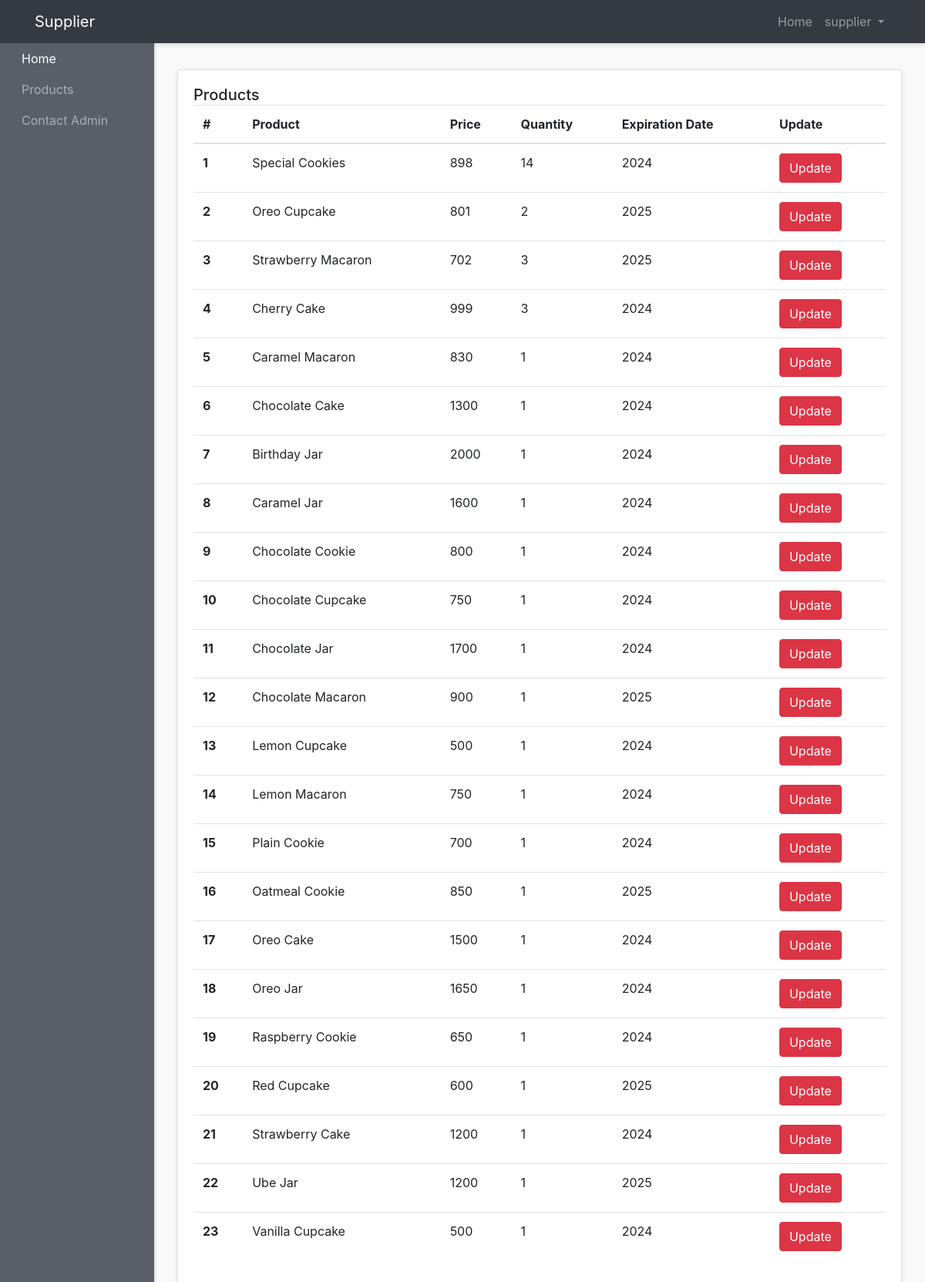
/supplier-panel/products-suppliers/show-products.php (signed in), run on the app's committed database.
### tables this page shows
CREATE TABLE `products` (
  `id` int(3) NOT NULL,
  `title` varchar(200) NOT NULL,
  `description` text NOT NULL,
  `price` varchar(10) NOT NULL,
  `quantity` int(3) NOT NULL DEFAULT 1,
  `image` varchar(200) NOT NULL,
  `exp_date` varchar(200) NOT NULL,
  `category_id` int(3) NOT NULL,
  `status` int(1) NOT NULL DEFAULT 1,
  `created_at` timestamp NOT NULL DEFAULT current_timestamp()
);

### supplier-panel/products-suppliers/show-products.php (the view, shortened to what this page needs)
<?php require("../layouts/header.php")?>
<?php require("../../config/config.php")?>
<?php
$products=$conn-> query("SELECT* FROM products");
$products->execute();
$allProducts=$products->fetchAll(PDO::FETCH_OBJ);
?>
          <div class="row">
        <div class="col">
          <div class="card">
            <div class="card-body">
              <h5 class="card-title mb-4 d-inline">Products</h5>
              <table class="table">
                <thead>
                  <tr>
                    <th scope="col">#</th>
                    <th scope="col">Product</th>
                    <th scope="col">Price</th>
                    <th scope="col">Quantity</th>
                    <th scope="col">Expiration Date</th>
                    <th scope="col">Update</th>
                  </tr>
                </thead>
                <tbody>
            <?php
                 $counter = 1;
                 foreach ($allProducts as $product):?>
  <tr>
    <th scope="row"><?php echo $counter++;?> </th>
    <td><?php echo $product->title;?> </td>
    <td><?php echo $product->price;?> </td>
    <td><?php echo $product->quantity;?> </td>
    <td><?php echo $product->exp_date;?> </td>
    <td>
      <a href="<?php echo SUPPLIERURL ;?>/products-suppliers/update.php?id=<?php echo $product->id;?>" class="btn btn-danger text-center">Update</a>
    </td>
  </tr>
<?php endforeach; ?>
          </div>
        </div>
      </div>
      <?php require("../layouts/footer.php")?>

### admin-panel/styles/style.css (style rules this page uses)
body { background:#f9f9f9; }
.card { margin-bottom: 15px; border-radius:0; box-shadow: 0 3px 5px rgba(0,0,0,.1); }

### data on the page
products: title "Special Cookies", price "898", quantity "14", exp_date "2024"
products: title "Oreo Cupcake", price "801", quantity "2", exp_date "2025"
products: title "Strawberry Macaron", price "702", quantity "3", exp_date "2025"
products: title "Cherry Cake", price "999", quantity "3", exp_date "2024"
products: title "Caramel Macaron", price "830", quantity "1", exp_date "2024"
products: title "Chocolate Cake", price "1300", quantity "1", exp_date "2024"
products: title "Birthday Jar", price "2000", quantity "1", exp_date "2024"
products: title "Caramel Jar", price "1600", quantity "1", exp_date "2024"
products: title "Chocolate Cookie", price "800", quantity "1", exp_date "2024"
products: title "Chocolate Cupcake", price "750", quantity "1", exp_date "2024"
products: title "Chocolate Jar", price "1700", quantity "1", exp_date "2024"
products: title "Chocolate Macaron", price "900", quantity "1", exp_date "2025"
products: title "Lemon Cupcake", price "500", quantity "1", exp_date "2024"
products: title "Lemon Macaron", price "750", quantity "1", exp_date "2024"
products: title "Plain Cookie", price "700", quantity "1", exp_date "2024"
products: title "Oatmeal Cookie", price "850", quantity "1", exp_date "2025"
products: title "Oreo Cake", price "1500", quantity "1", exp_date "2024"
products: title "Oreo Jar", price "1650", quantity "1", exp_date "2024"
products: title "Raspberry Cookie", price "650", quantity "1", exp_date "2024"
products: title "Red Cupcake", price "600", quantity "1", exp_date "2025"
products: title "Strawberry Cake", price "1200", quantity "1", exp_date "2024"
products: title "Ube Jar", price "1200", quantity "1", exp_date "2025"
products: title "Vanilla Cupcake", price "500", quantity "1", exp_date "2024"

### other printed values
$_SESSION['suppliername'] "supplier"
